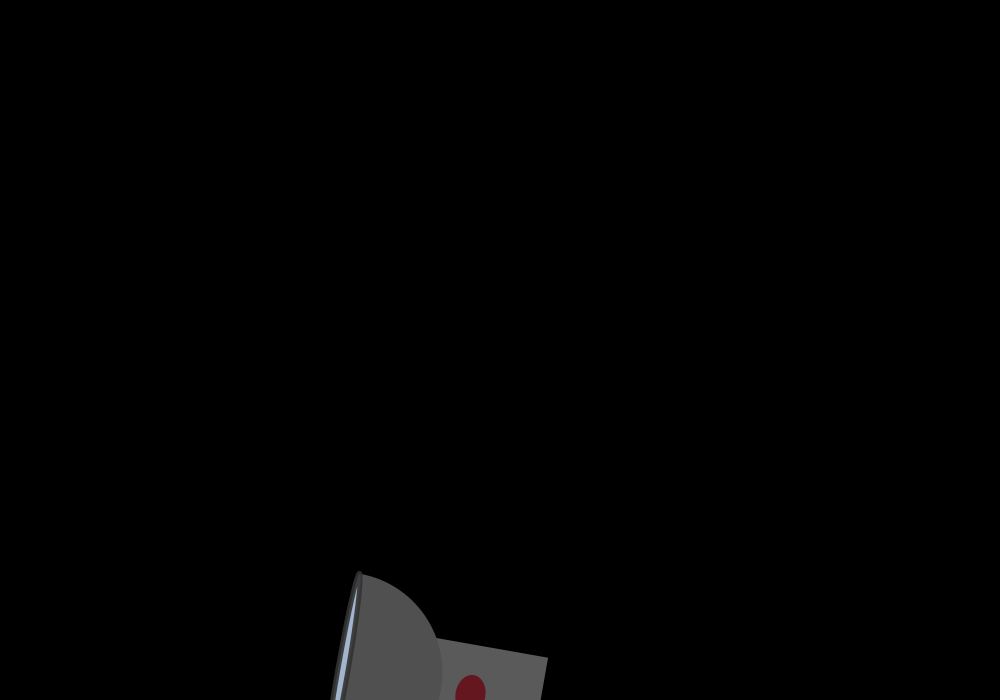
Frame 1 (no input)
Frame 60 (the mouse pressed at the canvas centre just before this capture): identical to frame 1, image omitted
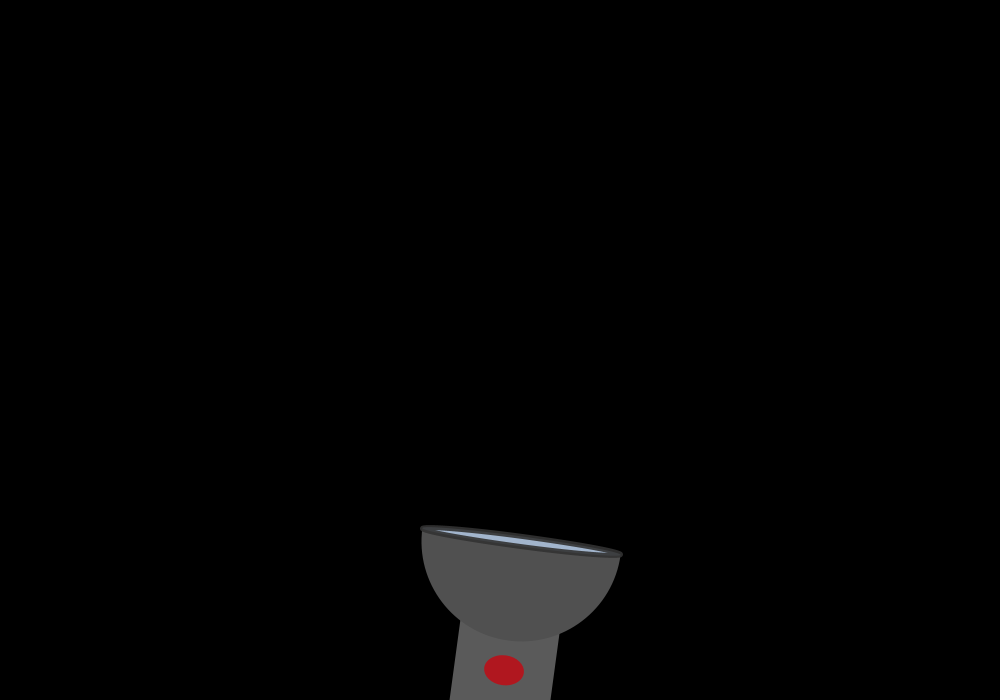
Frame 120 (the mouse held since frame 60 and released just before this capture)

The Processing sketch that drew these frames (run headless with seeded random() and noise(); from frame 60 on, the mouse is pressed at the canvas centre):

// Processing sketch: processing_186304
// ── processing_186304.pde

int a = 162;
int b = 181;
int c = 205;
int d = 0;
int e = 0;
int f = 100;
int g = 255;
int h = 255;

void setup()
{
  size (1000,700);
  background(162,181,205);
  smooth();
  noCursor();
}
void draw()
{
  noCursor();
  noStroke(); fill(0); rectMode(CORNER); rect(0,0,1400,1000); 
pushMatrix();

  translate(width/2,height);
  rotate(radians(width+pmouseX/5.7));
  fill(a,b,c,d); stroke(0); strokeWeight(1800); ellipse(0,-500,250,150);
  fill(a,b,c,e); noStroke(); quad(-100,-160, 100,-160, 125,-500, -125,-500); 
flashlight();
}
void mouseMoved()
{
pushMatrix();
translate(0,2*height/3);

  fill(g,h); 
  ellipse(width-mouseX,mouseY-height,20,20);
  ellipse(width-mouseX+50,mouseY-height,10,10);
  
  fill(0,h);
  ellipse(width-mouseX,mouseY-height,12,12);
  ellipse(width-mouseX+50,mouseY-height,5,5); 
popMatrix();
}
void flashlight()
{
    noStroke(); fill(90); rectMode(CORNER); rect(-50,-160,100,200);
    fill(80); arc(0,-160, 200, 200, 0, PI);
    stroke(50,230); strokeWeight(5); fill(a,b,c); ellipse(0,-160,200,10);
    fill(f,23,31); noStroke(); ellipseMode(CENTER); ellipse(0,-30,40,30);
popMatrix();
}
void mousePressed()
{
  if (f==100)
  {
    f=176;
  } else
  {
    f=100;
  }
}
void mouseReleased()
{
  if ((a==162)&&(b==181)&&(c==205)&&(d==0)&&(e==0)&&(h==255)) 
  {
    a=255; b=215; c=0; d=255; e=100; h=0;
  } else {
    a=162; b=181; c=205; d=0; e=0; h=255;
  }
}
